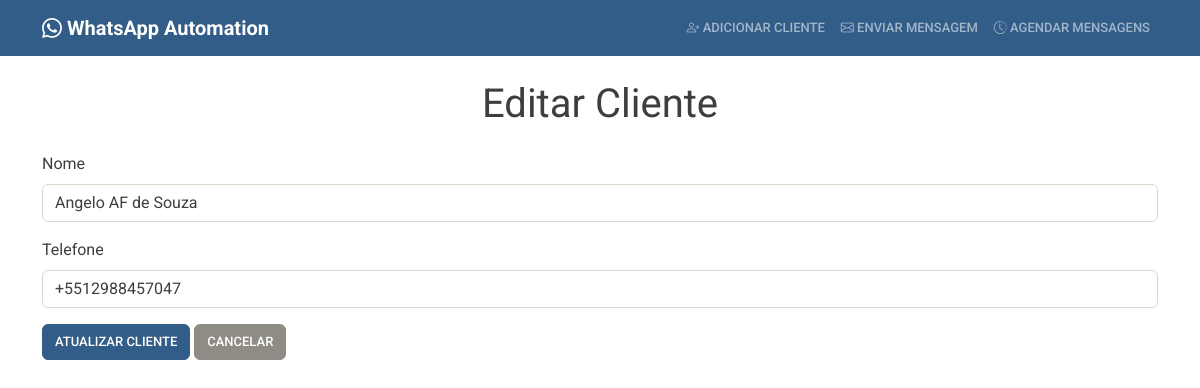
Page /edit-client/1 on the earlier database version.
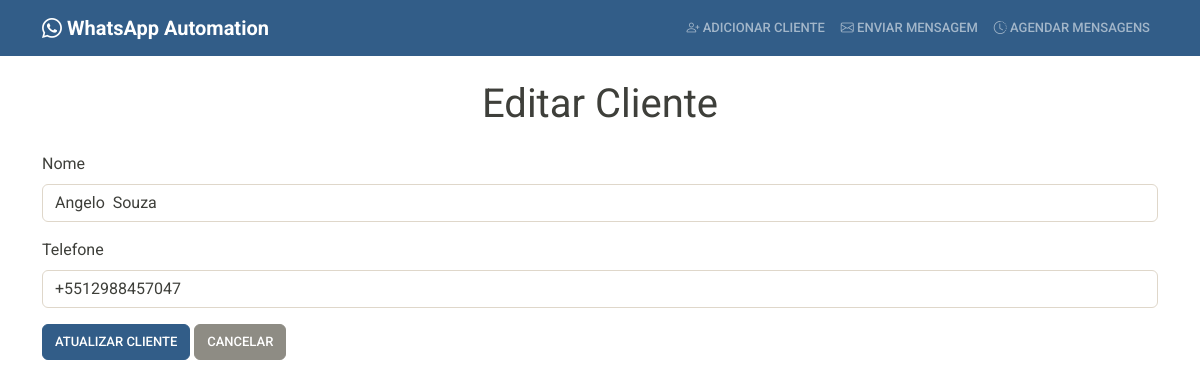
Same page on the later database version.
### models.py (models this page shows, shortened)
class Client(db.Model):
    id = db.Column(db.Integer, primary_key=True)
    name = db.Column(db.String(100), nullable=False)
    phone = db.Column(db.String(15),  nullable=False)
    messages = db.relationship('ScheduledMessage', back_populates='client', cascade='all, delete-orphan')

### app.py (the view, shortened to what this page needs)
@app.route('/edit-client/<int:client_id>', methods=['GET', 'POST'])
def edit_client(client_id):
    client = Client.query.get_or_404(client_id)
    return render_template('edit_client.html', client=client)

### templates/edit_client.html
{% extends "base.html" %}
{% block content %}
<h1 class="my-4 text-center">Editar Cliente</h1>
<form method="POST">
    <div class="mb-3">
        <label for="name" class="form-label">Nome</label>
        <input type="text" class="form-control" id="name" name="name" value="{{ client.name }}" required
               placeholder="Digite o nome completo"
               pattern="^[A-Za-zÀ-ÿ\s]+$"
               title="O nome deve conter apenas letras e espaços.">
    </div>
    <div class="mb-3">
        <label for="phone" class="form-label">Telefone</label>
        <input type="text" class="form-control" id="phone" name="phone" value="{{ client.phone }}" required
               placeholder="+55XXXXXXXXXXX"
               pattern="^\+55\d{11}$"
               title="O telefone deve estar no formato internacional brasileiro: +55 seguido de 11 dígitos.">
    </div>
    <button type="submit" class="btn btn-primary">Atualizar Cliente</button>
    <a href="{{ url_for('add_client') }}" class="btn btn-secondary">Cancelar</a>
</form>
{% endblock %}

Differences in the rows shown:
changed Client: name "Angelo AF de Souza" → "Angelo Souza"
